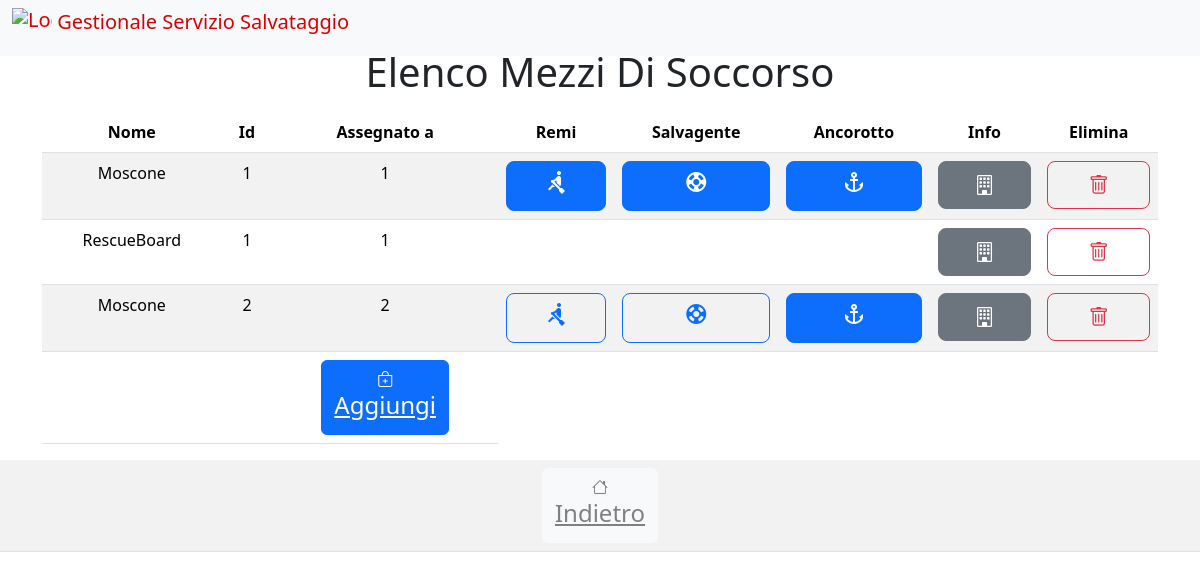
The app's page /html/mezzidisoccorso.php (signed in) with its own data.
### tables this page shows
CREATE TABLE `UTILIZZO` (
  `IdTorretta` int DEFAULT NULL,
  `IdMezzoDiSoccorso` int NOT NULL,
  `Nome` varchar(50) NOT NULL
);

CREATE TABLE `MEZZIDISOCCORSO` (
  `Id` int NOT NULL,
  `Nome` varchar(50) NOT NULL,
  `Salvagente` tinyint(1) DEFAULT NULL,
  `Ancorotto` tinyint(1) DEFAULT NULL,
  `Remi` tinyint(1) DEFAULT NULL
);

### html/dbconnect.php (called while the page is built, shortened)
<?php
    class dbconnect {
        private $dbhost = 'localhost';
        private $username = 'user';
        private $password = 'psw';
        private $dbname = 'db_name';
        private $conn;
        public function __construct(){
            $this->conn = new mysqli($this->dbhost, $this->username, $this->password, $this->dbname);
        }
        public function query($sql){
            $result=$this->conn->query($sql);
            if ($result->num_rows > 0) {
                return $result;
            } else {
                return null;
            }
        }
    }
?>

### html/mezzidisoccorso.php (the view, shortened to what this page needs)
<?php
	include 'dbconnect.php';
?>
    <!DOCTYPE html>
    <html lang="it">
    <head>
        <link rel="stylesheet" href="https://cdn.jsdelivr.net/npm/bootstrap-icons@latest/font/bootstrap-icons.min.css">
        <link rel="stylesheet" href="https://cdn.jsdelivr.net/npm/bootstrap@latest/dist/css/bootstrap.min.css">
    </head>
    <header>
        <nav class="navbar navbar-expand-md navbar-light fixed-top bg-light">
            <div class="container-fluid">
                <div class="navbar-header">
                    <a class="navbar-brand mb-0 h1" href="#" style="color: #d90000;">
                        <img src="./img/logo.png" alt="Logo" width="40" height="40" class="d-inline-block align-text-top">
                        Gestionale Servizio Salvataggio
                    </a>
                </div>
            </div>
        </nav>
    </header>
    <body class="text-center">
        <div class="container">
            <h1 class="mt-5">Elenco Mezzi Di Soccorso</h1>
            <?php
            $db = new dbconnect();
            $sql = "SELECT M.Id AS Id, M.Nome AS Nome, M.Remi AS Remi, M.Ancorotto AS Ancorotto, M.Salvagente AS Salvagente, U.IdTorretta AS Torretta FROM MEZZIDISOCCORSO M LEFT JOIN UTILIZZO U ON U.IdMezzoDiSoccorso = M.Id AND U.Nome = M.Nome;";
            $result = $db->query($sql);
            echo "<table class='table table-striped mt-3'>";
            echo "<thead><tr><th>Nome</th><th>Id</th><th>Assegnato a</th><th>Remi</th><th>Salvagente</th><th>Ancorotto</th><th>Info</th><th>Elimina</th></tr></thead><tbody>";
            if ($result->num_rows > 0) {
                while($row = $result->fetch_assoc()) {
                    echo "<tr><td>" . $row["Nome"] . "</td><td>" . $row["Id"]."</td>";
                    if($row["Torretta"]==NULL){
                        echo "<td>Nessuna Torretta Associata</td>";
                     }else{
                         echo "<td>". $row["Torretta"] ."</td>";
                     }
                    if($row["Nome"] == "Moscone"){
                        if($row["Remi"] == 0){
                            echo "<td><form action='' method='POST'><input type='hidden' name='id' value='".$row['Id']."'><input type='hidden' name='nome' value='".$row['Nome']."'><input type='hidden' name='id_torretta' value='".$row["Torretta"]."'><input type='hidden' name='oggetto' value='remi'><button class='w-100 btn btn-lg btn-outline-primary' type='submit' name='aggiungi'><i class='material-icons'>rowing</i></button></form></td>";
                        }else{
                            echo "<td><form action='' method='POST'><input type='hidden' name='id' value='".$row['Id']."'><input type='hidden' name='nome' value='".$row['Nome']."'><input type='hidden' name='id_torretta' value='".$row["Torretta"]."'><input type='hidden' name='oggetto' value='remi'><button class='w-100 btn btn-lg btn-primary' type='submit' name='togli'><i class='material-icons'>rowing</i></button></form></td>";
                        }
                        if($row["Salvagente"] == 0){
                            echo "<td><form action='' method='POST'><input type='hidden' name='id' value='".$row['Id']."'><input type='hidden' name='nome' value='".$row['Nome']."'><input type='hidden' name='id_torretta' value='".$row["Torretta"]."'><input type='hidden' name='oggetto' value='salvagente'><button class='w-100 btn btn-lg btn-outline-primary' type='submit' name='aggiungi'><i class='material-icons'>support</i></button></form></td>";
                        }else{
                            echo "<td><form action='' method='POST'><input type='hidden' name='id' value='".$row['Id']."'><input type='hidden' name='nome' value='".$row['Nome']."'><input type='hidden' name='id_torretta' value='".$row["Torretta"]."'><input type='hidden' name='oggetto' value='salvagente'><button class='w-100 btn btn-lg btn-primary' type='submit' name='togli'><i class='material-icons'>support</i></button></form></td>";
                        }
                        if($row["Ancorotto"] == 0){
                            echo "<td><form action='' method='POST'><input type='hidden' name='id' value='".$row['Id']."'><input type='hidden' name='nome' value='".$row['Nome']."'><input type='hidden' name='id_torretta' value='".$row["Torretta"]."'><input type='hidden' name='oggetto' value='ancorotto'><button class='w-100 btn btn-lg btn-outline-primary' type='submit' name='aggiungi'><i class='material-icons'>anchor</i></button></form></td>";
                        }else{
                            echo "<td><form action='' method='POST'><input type='hidden' name='id' value='".$row['Id']."'><input type='hidden' name='nome' value='".$row['Nome']."'><input type='hidden' name='id_torretta' value='".$row["Torretta"]."'><input type='hidden' name='oggetto' value='ancorotto'><button class='w-100 btn btn-lg btn-primary' type='submit' name='togli'><i class='material-icons'>anchor</i></button></form></td>";
                        }
                    }else{
                        echo "<td></td><td></td><td></td>";
                    }
                    if($row["Torretta"]!=NULL){
                        echo "<td><div type='button' class='btn btn-lg w-100 btn btn-secondary' style='color: white'><a href='visualizzamezzidisoccorso.php?submit=".$row["Torretta"]."' style='color: white'><i class='bi bi-building' style='color: white'></i></a></div></td>";
                    }else{
                        echo "<td></td>";
                    }
                    echo "<td><form action='' method='POST'><input type='hidden' name='id_attrezzatura' value='".$row["Id"]."'><input type='hidden' name='nome_attrezzatura' value='".$row["Nome"]."'><button class='w-100 btn btn-lg btn-outline-danger' type='submit' name='elimina' value=''><i class='bi bi-trash'></i></button></form></td></tr>";
                }
                echo "<tr><td></td><td></td><td><div type='button' class='well btn btn-primary' style='color: white'><a href='aggiungimezzodisoccorso.php' style='color: white'><i class='bi bi-bag-plus' style='color: white'></i><h4>Aggiungi</h4></a></div></td>";
            }
            echo "</tbody></table>";
            ?>
        </div>
            <table class="table table-striped mt-3">
            <tr>
            <td>
                <div type="button" class="well btn btn-light" style="color: gray">
                    <a href="homepage.php" style="color: gray">
                    <i class="bi bi-house" style="color: gray"></i>
                    <h4>Indietro</h4>
                    </a>
                </div>
            </td>
            </tr>
        </table>
    </body>
    </html>

### records on screen
utilizzo: mezzidisoccorso.Nome "Moscone", mezzidisoccorso.Id "1", IdTorretta "1"
utilizzo: mezzidisoccorso.Nome "RescueBoard", mezzidisoccorso.Id "1", IdTorretta "1"
utilizzo: mezzidisoccorso.Nome "Moscone", mezzidisoccorso.Id "2", IdTorretta "2"
